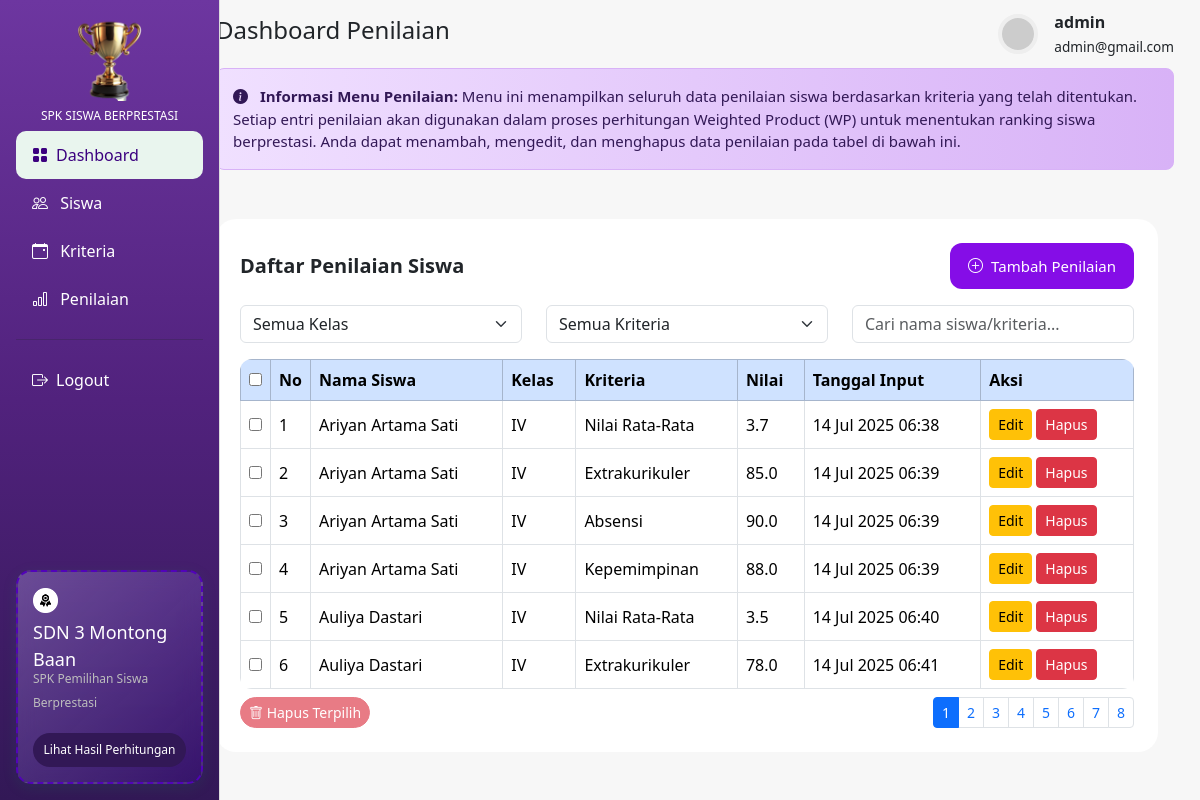
Screenshot of /penilaian/ (signed in) with the database file from the repository.
### spk_prestasi_app/models.py (models this page shows, shortened)
class Penilaian(models.Model):
    siswa = models.ForeignKey(Siswa, on_delete=models.CASCADE, related_name='penilaian')
    kriteria = models.ForeignKey(Kriteria, on_delete=models.CASCADE, related_name='penilaian')
    nilai = models.FloatField(
        validators=[MinValueValidator(0.0), MaxValueValidator(100.0)],
        help_text="Nilai antara 0 - 100"
    )
    created_at = models.DateTimeField(auto_now_add=True)
    class Meta:
        unique_together = ('siswa', 'kriteria')

class Siswa(models.Model):
    nis = models.CharField(
        max_length=10,
        unique=True,
        validators=[RegexValidator(r'^\d+$', 'NIS hanya boleh angka')]
    )
    nama = models.CharField(max_length=100)
    jenis_kelamin = models.CharField(max_length=1, choices=JENIS_KELAMIN)
    tanggal_lahir = models.DateField()
    alamat = models.CharField(max_length=255, blank=True)
    kelas = models.CharField(max_length=10)
    created_at = models.DateTimeField(auto_now_add=True)

class Kriteria(models.Model):
    kode = models.CharField(max_length=5, unique=True)
    nama = models.CharField(max_length=50)
    bobot = models.FloatField(
        validators=[MinValueValidator(0.0), MaxValueValidator(1.0)],
        help_text="Bobot total semua kriteria harus <= 1.0"
    )
    jenis = models.CharField(max_length=7, choices=JENIS_KRITERIA)
    deskripsi = models.TextField(blank=True)

### spk_prestasi_app/views.py (the view)
# urls.py: path('penilaian/', views.penilaian_list, name='penilaian_list'),
@login_required
def penilaian_list(request):
    data_penilaian = Penilaian.objects.all()
    if request.user.is_authenticated:
        LogAktivitas.objects.create(
            user=request.user,
            aksi='lihat',
            objek='Penilaian',
            object_id=None,
            keterangan='Melihat daftar penilaian'
        )
    context = {
        'data_penilaian': data_penilaian,
        'title': 'Data Penilaian',
        'form_name': 'Data Penilaian',
    }
    return render(request, 'spk/penilaian/list.html', context)

### templates/spk/penilaian/list.html (shortened to what this page needs)
{% extends "base.html" %}
{% load static %}
{% block content %}
<div class="d-flex justify-content-between align-items-center px-3" style="background-color: #F7F7F7; padding: 10px;">
    <h4>Dashboard Penilaian</h4>
    <div class="d-flex align-items-center gap-3">
        <img src="https://i.pravatar.cc/40" class="rounded-img" alt="profile" style="border: 4px solid #eeeeee;">
        <div>
            <strong>{{ request.user.get_full_name|default:request.user.username }}</strong><br>
            <small class="text-muted-sm">{{ request.user.email }}</small>
        </div>
    </div>
</div>
<div class="row g-3 px-3">
    <div class="d-flex justify-content-between">
        <div class="p-3 rounded-3 mb-5 w-100"
            style="background: linear-gradient(90deg, #f0e0ff 0%, #d8b2f7 100%); border: 1px solid #d8b2f7; color: #321856; font-size: 15px; font-weight: 400;">
            <p class="mb-0">
                <i class="bi bi-info-circle-fill me-2"></i>
                <strong>Informasi Menu Penilaian:</strong> Menu ini menampilkan seluruh data penilaian siswa berdasarkan kriteria yang telah ditentukan. Setiap entri penilaian akan digunakan dalam proses perhitungan Weighted Product (WP) untuk menentukan ranking siswa berprestasi. Anda dapat menambah, mengedit, dan menghapus data penilaian pada tabel di bawah ini.
            </p>
        </div>
    </div>
    <div class="row g-3 mb-3" style="margin-top: -15px;">
        <div class="col-md-12">
            <div class="card-custom1 d-flex flex-column justify-content-center p-4">
                <div class="d-flex justify-content-between align-items-center mb-3">
                    <h5 class="mb-0 fw-semibold">Daftar Penilaian Siswa</h5>
                    <a href="{% url 'penilaian_add' %}" style="font-size: 15px; background-color: #850de7; color: white; text-decoration: none; border-radius: 12px; padding: 12px 18px;">
                        <i class="bi bi-plus-circle me-2"></i>Tambah Penilaian
                    </a>
                </div>
                <div class="row mb-3">
                    <div class="col-md-4 mb-2 mb-md-0">
                        <select class="form-select" id="filterKelas" onchange="filterTable()">
                            <option value="">Semua Kelas</option>
                        </select>
                    </div>
                    <div class="col-md-4 mb-2 mb-md-0">
                        <select class="form-select" id="filterKriteria" onchange="filterTable()">
                            <option value="">Semua Kriteria</option>
                        </select>
                    </div>
                    <div class="col-md-4">
                        <input type="text" class="form-control" id="searchInput" placeholder="Cari nama siswa/kriteria..."
                            onkeyup="filterTable()">
                    </div>
                </div>
                <form id="multiDeleteForm" autocomplete="off" onsubmit="return false;">
                    <div class="table-responsive">
                        <table class="table table-bordered table-hover align-middle mb-0" id="penilaianTable"
                            style="background: #fff; border-radius: 12px; overflow: hidden;">
                            <thead class="table-primary">
                                <tr>
                                    <th style="width: 30px;">
                                        <input type="checkbox" id="selectAll" onclick="toggleSelectAll(this)">
                                    </th>
                                    <th style="width: 40px;">No</th>
                                    <th>Nama Siswa</th>
                                    <th>Kelas</th>
                                    <th>Kriteria</th>
                                    <th>Nilai</th>
                                    <th>Tanggal Input</th>
                                    <th>Aksi</th>
                                </tr>
                            </thead>
                            <tbody id="penilaianTableBody">
                                {% for penilaian in data_penilaian %}
                                <tr>
                                    <td>
                                        <input type="checkbox" class="row-checkbox" value="{{ penilaian.id }}">
                                    </td>
                                    <td>{{ forloop.counter }}</td>
                                    <td>{{ penilaian.siswa.nama }}</td>
                                    <td>{{ penilaian.siswa.kelas }}</td>
                                    <td>{{ penilaian.kriteria.nama }}</td>
                                    <td>{{ penilaian.nilai }}</td>
                                    <td>{{ penilaian.created_at|date:"d M Y H:i" }}</td>
                                    <td>
                                        <a href="{% url 'penilaian_update' penilaian.id %}"
                                            class="btn btn-sm btn-warning">Edit</a>
                                        <form action="{% url 'penilaian_delete' penilaian.id %}" method="post"
                                            style="display:inline;">
                                            <button type="submit" class="btn btn-sm btn-danger"
                                                onclick="return confirm('Yakin ingin menghapus penilaian ini?');">Hapus</button>
                                        </form>
                                    </td>
                                </tr>
                                {% endfor %}
                            </tbody>
                        </table>
                    </div>
                    <div class="d-flex justify-content-between align-items-center mt-2 flex-wrap gap-2">
                        <button type="button" class="btn btn-danger btn-sm rounded-pill" id="deleteSelectedBtn"
                            onclick="deleteSelectedRows()" disabled>
                            <i class="bi bi-trash"></i> Hapus Terpilih
                        </button>
                        <nav>
                            <ul class="pagination pagination-sm mb-0" id="pagination">
                            </ul>
                        </nav>
                    </div>
                </form>
            </div>
        </div>
    </div>
</div>
{% endblock %}

### static/css/spk_berprestasi.css (style rules this page uses)
body { background-color: #1f1f1f; font-family: 'Segoe UI', sans-serif; }
.card-custom1 { border-radius: 20px; padding: 18px; background: white; }
.rounded-img { width: 40px; height: 40px; border-radius: 50%; }
.text-muted-sm { font-size: 0.85rem; }

### rows the page displays
Penilaian: siswa.nama "Ariyan Artama Sati", siswa.kelas "IV", kriteria.nama "Nilai Rata-Rata", nilai "3.7", created_at "14 Jul 2025 06:38"
Penilaian: siswa.nama "Ariyan Artama Sati", siswa.kelas "IV", kriteria.nama "Extrakurikuler", nilai "85.0", created_at "14 Jul 2025 06:39"
Penilaian: siswa.nama "Ariyan Artama Sati", siswa.kelas "IV", kriteria.nama "Absensi", nilai "90.0", created_at "14 Jul 2025 06:39"
Penilaian: siswa.nama "Ariyan Artama Sati", siswa.kelas "IV", kriteria.nama "Kepemimpinan", nilai "88.0", created_at "14 Jul 2025 06:39"
Penilaian: siswa.nama "Auliya Dastari", siswa.kelas "IV", kriteria.nama "Nilai Rata-Rata", nilai "3.5", created_at "14 Jul 2025 06:40"
Penilaian: siswa.nama "Auliya Dastari", siswa.kelas "IV", kriteria.nama "Extrakurikuler", nilai "78.0", created_at "14 Jul 2025 06:41"

### other values shown
{{ request.user.get_full_name|default:request.user.username }} "admin"
{{ request.user.email }} "admin@gmail.com"
